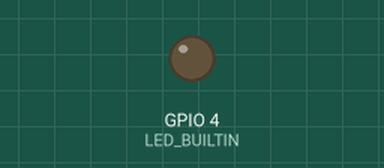
Recording of a sketch running on a simulated ESP32. Parts: output pins drawn as LEDs (lit = HIGH).

Above: at 0.15 s.
At 19.73 s:
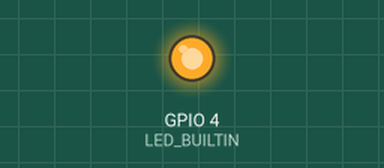
At 39.32 s:
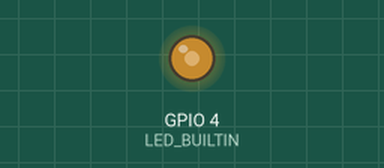
Timing chart, 0 to 40.0 s (numbered marks = the images above):
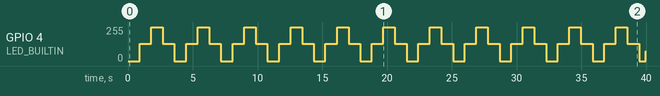

The sketch:

PWM_led.ino
```cpp
#define LED_BUILTIN 4
int freq = 5000;
int ledChannel = 0;
int resolution = 8;

void setup() {
  // put your setup code here, to run once:
  ledcSetup(ledChannel, freq, resolution);
  ledcAttachPin(LED_BUILTIN, ledChannel);

}

void loop() {
  // put your main code here, to run repeatedly:
  for (int dutycycle = 0; dutycycle <= 255; dutycycle++) {
    ledcWrite(ledChannel, dutycycle);
    delay(7);
  }
  for (int dutycycle = 255; dutycycle >= 0; dutycycle--) {
    ledcWrite(ledChannel, dutycycle);
    delay(7);
  }
}
```

Measured:
- by itself, GPIO 4 (LED_BUILTIN): 0/255 → 128/255 at 0.90 s, → 255/255 0.89 s later, → 128/255 0.89 s later, → 0/255 0.90 s later, … (45 changes in this stretch)
